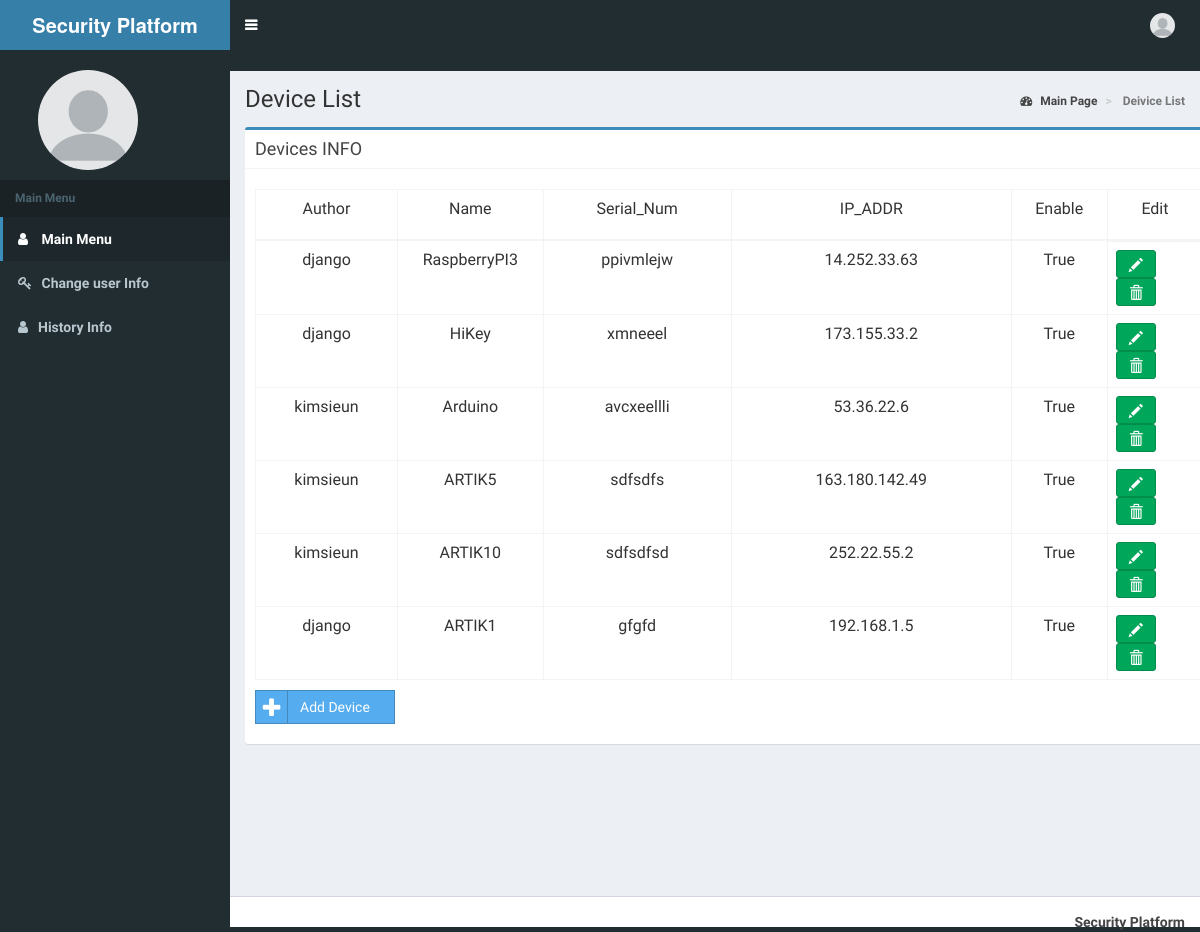
Page /main/page/ on the earlier database version.
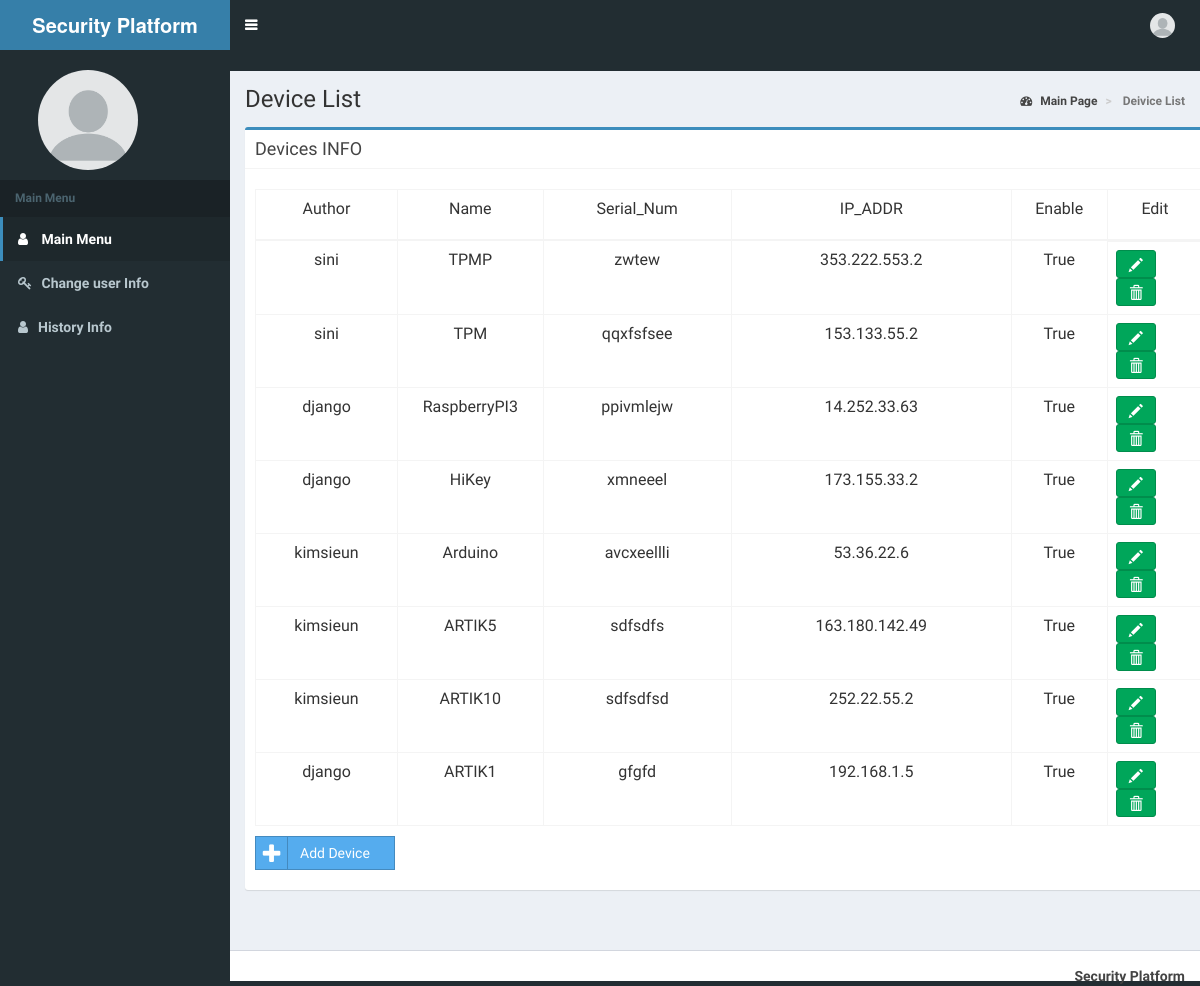
Same page on the later database version.
### webapp/models.py (models this page shows, shortened)
class Devices(models.Model):
    name = models.CharField(max_length=30, blank=True)
    serial_num = models.CharField(max_length=30, blank=True)
    ip_addr = models.CharField(max_length=30, blank=True)
    author = models.ForeignKey('auth.User')
    enable = models.BooleanField()

### webapp/views.py (the view)
# urls.py: url(r'^main/page/$', views.main_page, name='main_page'),
def main_page(request):
    deviceList=Devices.objects.order_by('-name')[:]
    return render(request, 'webapp/main_page.html', {'deviceList':deviceList})

### webapp/templates/webapp/main_page.html (shortened to what this page needs)
{% load staticfiles %}
<html>
<head>
 {% block head %}
 <link rel="stylesheet" href="https://maxcdn.bootstrapcdn.com/bootstrap/3.3.6/css/bootstrap.min.css"
>
<link rel="stylesheet" href="https://maxcdn.bootstrapcdn.com/font-awesome/4.5.0/css/font-awesome.min.css">
<link rel="stylesheet" href="https://code.ionicframework.com/ionicons/2.0.1/css/ionicons.min.css">
<link rel="stylesheet" href="{% static 'css/blog.css' %}">
<link rel="stylesheet" href="{% static 'css/blog2.css' %}">
<link rel="stylesheet" href="{% static 'css/dataTables.bootstrap.css' %}">
<link rel="stylesheet" href="{% static 'css/jquery-jvectormap-1.2.2.css' %}">
 {% endblock %}
</head>
<body class="hold-transition skin-blue sidebar-mini">
<div class="wrapper">
    <header class="main-header">
          <a href="{% url 'main_page' %}"  class="logo">
            <span href="{% url 'main_page' %}" class="logo-mini"><b>SP</span>
            <span href="{% url 'main_page' %}" class="logo-lg"><b>Security Platform</span>
        </a>
        <nav class="navbar navbar-static-top" role="navigation">
            <a href="#" class="sidebar-toggle" data-toggle="offcanvas" role="button">
            </a>
            <div class="navbar-custom-menu">
                <ul class="nav navbar-nav">
                    <li class="dropdown user user-menu">
                        <a href="#" class="dropdown-toggle" data-toggle="dropdown">
                            <img src="{% static "my_app/admin.png" %}" class="user-image" alt="" style="width:25px;height:25px">
                        </a>
                    </li>
                </ul>
            </div>
        </nav>
    </header>
    <aside class="main-sidebar">
        <section class="sidebar">
            <div class="user-panel">
                <div class="pull-left image">
                    <img src="{% static "my_app/admin.png" %}" class="img-circle" alt="User Image" style="width:100px;height:100px;color: #fdfefe
">
                </div>
            </div>
            <ul class="sidebar-menu">
                <li class="header"> Main Menu</li>
                <li class=" active">
                    <a href="{% url 'main_page'  %}"><i class="fa fa-user"></i><span> Main Menu</span></a>
                </li>
 		<li class="">
                    <a href="{% url 'user_info'  %}"><i class="fa fa-key"></i> Change user Info</a>
                </li>
		<li class="">
                    <a href="{% url 'history_page'  %}"><i class="fa fa-user"></i><span>History Info</span></a>
                </li>
            </ul>
        </section>
    </aside>
    <div class="content-wrapper">
        <section class="content-header">
            <h1>
                Device List
            </h1>
            <ol class="breadcrumb">
                <li><a href="#"><i class="fa fa-dashboard"></i> Main Page</a></li>
                <li class="active"> Deivice List</li>
            </ol>
        </section>
        <section class="content">
            <div class="row">
                <div class="col-md-12">
                    <div class="box box-primary">
                        <div class="box-header with-border">
                            <h3 class="box-title">Devices INFO</h3>
                        </div>
		<div class="box-body">
  <table id="example2" class="table table-bordered table-hover" >
   <thead>
      <tr>
          <td width=150><p align=center>Author</p></td>
          <td width=150><p align=center>Name</p></td>
          <td width=200><p align=center>Serial_Num</p></td>
          <td width=300><p align=center>IP_ADDR</p></td>
          <td width=100><p align=center>Enable</p></td>
	  <td width=100><p align= center>Edit</p></td>
      </tr>
    </thead>
<tbody>
      {% if deviceList %}
          <ul>
              {% for boardRow in deviceList %}
              <tr>
              <td width=150><p align=center>{{ boardRow.author }}</p></td>
              <td width=150><p align=center>{{ boardRow.name }}</p></td>
              <td width=200><p align=center>{{ boardRow.serial_num }}</p></td>
              <td width=300><p align=center>{{ boardRow.ip_addr }}</p></td>
              <td width=100><p align=center>{{ boardRow.enable }}</p></td>
 <td style=" width=50; float:left"><a class="btn btn-success" data-target="#{{boardRow.pk}}" data-toggle="modal"><span class="glyphicon glyphicon-pencil"></span></a>
 <a style=" float:left; margin-right:4px"class="btn btn-success"  href="{% url 'delete_device' pk=boardRow.pk  %}"><span class="glyphicon glyphicon-trash"></span></a></td>
              </tr>
              {% endfor %}
          </ul>
      {% else %}
          <p>No Data.</p>
      {% endif %}
	</tbody>
  </table>
  <table width=700>
      <tr>
         <td>
            <div class="social-auth-links text-center" data-toggle="modal" data-target="#addDVModal">
                <a style="width:20%" class="btn btn-block btn-social btn-twitter btn-flat"><i class="fa fa-plus"></i> Add Device</a>
            </div>
         </td>
      </tr>
  </table>
		</div>
                </div>
            </div>
        </section>
    </div>
    <footer class="main-footer">
        <div class="pull-right hidden-xs">
            Security Platform
        </div>
    </footer>
</div>
</body>

### webapp/static/css/blog2.css (style rules this page uses)
.skin-blue .main-header .navbar .nav>li>a { color:#fff }
.skin-blue .main-header .navbar .sidebar-toggle { color:#fff }
.skin-blue .main-header .logo { background-color:#367fa9;color:#fff;border-bottom:0 solid transparent }
.skin-blue .content-header { background:transparent }
.skin-blue .wrapper,.skin-blue .main-sidebar,.skin-blue .left-side { background-color:#222d32 }
.skin-blue .sidebar-menu>li.header { color:#4b646f;background:#1a2226 }
.skin-blue .sidebar-menu>li>a { border-left:3px solid transparent }
.skin-blue .sidebar-menu>li:hover>a,.skin-blue .sidebar-menu>li.active>a { color:#fff;background:#1e282c;border-left-color:#3c8dbc }
.skin-blue .sidebar a { color:#b8c7ce }

Differences in the rows shown:
added Devices: author "sini", name "TPMP", serial_num "zwtew", ip_addr "353.222.553.2", enable "True"
added Devices: author "sini", name "TPM", serial_num "qqxfsfsee", ip_addr "153.133.55.2", enable "True"
